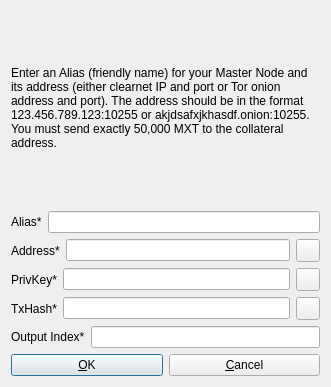
<?xml version="1.0" encoding="UTF-8"?>
<ui version="4.0">
 <class>AddEditAdrenalineNode</class>
 <widget class="QDialog" name="AddEditAdrenalineNode">
  <property name="geometry">
   <rect>
    <x>0</x>
    <y>0</y>
    <width>331</width>
    <height>387</height>
   </rect>
  </property>
  <property name="windowTitle">
   <string>Add/Edit MarteX Node</string>
  </property>
  <property name="modal">
   <bool>true</bool>
  </property>
  <layout class="QVBoxLayout" name="verticalLayout">
   <item>
    <widget class="QLabel" name="label_9">
     <property name="sizePolicy">
      <sizepolicy hsizetype="Preferred" vsizetype="Expanding">
       <horstretch>0</horstretch>
       <verstretch>0</verstretch>
      </sizepolicy>
     </property>
     <property name="text">
      <string>&lt;html&gt;&lt;head/&gt;&lt;body&gt;&lt;p&gt;Enter an Alias (friendly name) for your Master Node and its address (either clearnet IP and port or Tor onion address and port). The address should be in the format 123.456.789.123:10255 or akjdsafxjkhasdf.onion:10255. You must send exactly 50,000 MXT to the collateral address.&lt;/p&gt;&lt;/body&gt;&lt;/html&gt;</string>
     </property>
     <property name="wordWrap">
      <bool>true</bool>
     </property>
    </widget>
   </item>
   <item>
    <layout class="QHBoxLayout" name="horizontalLayout_4">
     <property name="bottomMargin">
      <number>0</number>
     </property>
     <item>
      <widget class="QLabel" name="label_4">
       <property name="text">
        <string>Alias*</string>
       </property>
      </widget>
     </item>
     <item>
      <widget class="QLineEdit" name="aliasLineEdit"/>
     </item>
    </layout>
   </item>
   <item>
    <layout class="QHBoxLayout" name="horizontalLayout_5">
     <property name="bottomMargin">
      <number>0</number>
     </property>
     <item>
      <widget class="QLabel" name="label_6">
       <property name="text">
        <string>Address*</string>
       </property>
      </widget>
     </item>
     <item>
      <widget class="QLineEdit" name="addressLineEdit"/>
     </item>
     <item>
      <widget class="QToolButton" name="AddEditAddressPasteButton">
       <property name="toolTip">
        <string>Paste address from clipboard</string>
       </property>
       <property name="text">
        <string/>
       </property>
       <property name="icon">
        <iconset resource="../bitcoin.qrc">
         <normaloff>:/icons/editpaste</normaloff>:/icons/editpaste</iconset>
       </property>
       <property name="shortcut">
        <string>Alt+P</string>
       </property>
      </widget>
     </item>
    </layout>
   </item>
   <item>
    <layout class="QHBoxLayout" name="horizontalLayout_3">
     <property name="bottomMargin">
      <number>0</number>
     </property>
     <item>
      <widget class="QLabel" name="label_5">
       <property name="text">
        <string>PrivKey*</string>
       </property>
      </widget>
     </item>
     <item>
      <widget class="QLineEdit" name="privkeyLineEdit"/>
     </item>
     <item>
      <widget class="QToolButton" name="AddEditPrivkeyPasteButton">
       <property name="toolTip">
        <string>Paste address from clipboard</string>
       </property>
       <property name="text">
        <string/>
       </property>
       <property name="icon">
        <iconset resource="../bitcoin.qrc">
         <normaloff>:/icons/editpaste</normaloff>:/icons/editpaste</iconset>
       </property>
       <property name="shortcut">
        <string>Alt+P</string>
       </property>
      </widget>
     </item>
    </layout>
   </item>
   <item>
    <layout class="QHBoxLayout" name="horizontalLayout_2">
     <property name="bottomMargin">
      <number>0</number>
     </property>
     <item>
      <widget class="QLabel" name="label_2">
       <property name="text">
        <string>TxHash*</string>
       </property>
      </widget>
     </item>
     <item>
      <widget class="QLineEdit" name="txhashLineEdit"/>
     </item>
     <item>
      <widget class="QToolButton" name="AddEditTxhashPasteButton">
       <property name="toolTip">
        <string>Paste address from clipboard</string>
       </property>
       <property name="text">
        <string/>
       </property>
       <property name="icon">
        <iconset resource="../bitcoin.qrc">
         <normaloff>:/icons/editpaste</normaloff>:/icons/editpaste</iconset>
       </property>
       <property name="shortcut">
        <string>Alt+P</string>
       </property>
      </widget>
     </item>
    </layout>
   </item>
   <item>
    <layout class="QHBoxLayout" name="horizontalLayout_8">
     <property name="bottomMargin">
      <number>0</number>
     </property>
     <item>
      <widget class="QLabel" name="label_8">
       <property name="text">
        <string>Output Index*</string>
       </property>
      </widget>
     </item>
     <item>
      <widget class="QLineEdit" name="outputindexLineEdit"/>
     </item>
    </layout>
   </item>
   <item>
    <layout class="QHBoxLayout" name="horizontalLayout_Buttons">
     <item>
      <widget class="QPushButton" name="okButton">
       <property name="text">
        <string>&amp;OK</string>
       </property>
      </widget>
     </item>
     <item>
      <widget class="QPushButton" name="cancelButton">
       <property name="text">
        <string>&amp;Cancel</string>
       </property>
       <property name="autoDefault">
        <bool>false</bool>
       </property>
      </widget>
     </item>
    </layout>
   </item>
  </layout>
 </widget>
 <resources>
  <include location="../bitcoin.qrc"/>
 </resources>
 <connections/>
</ui>
